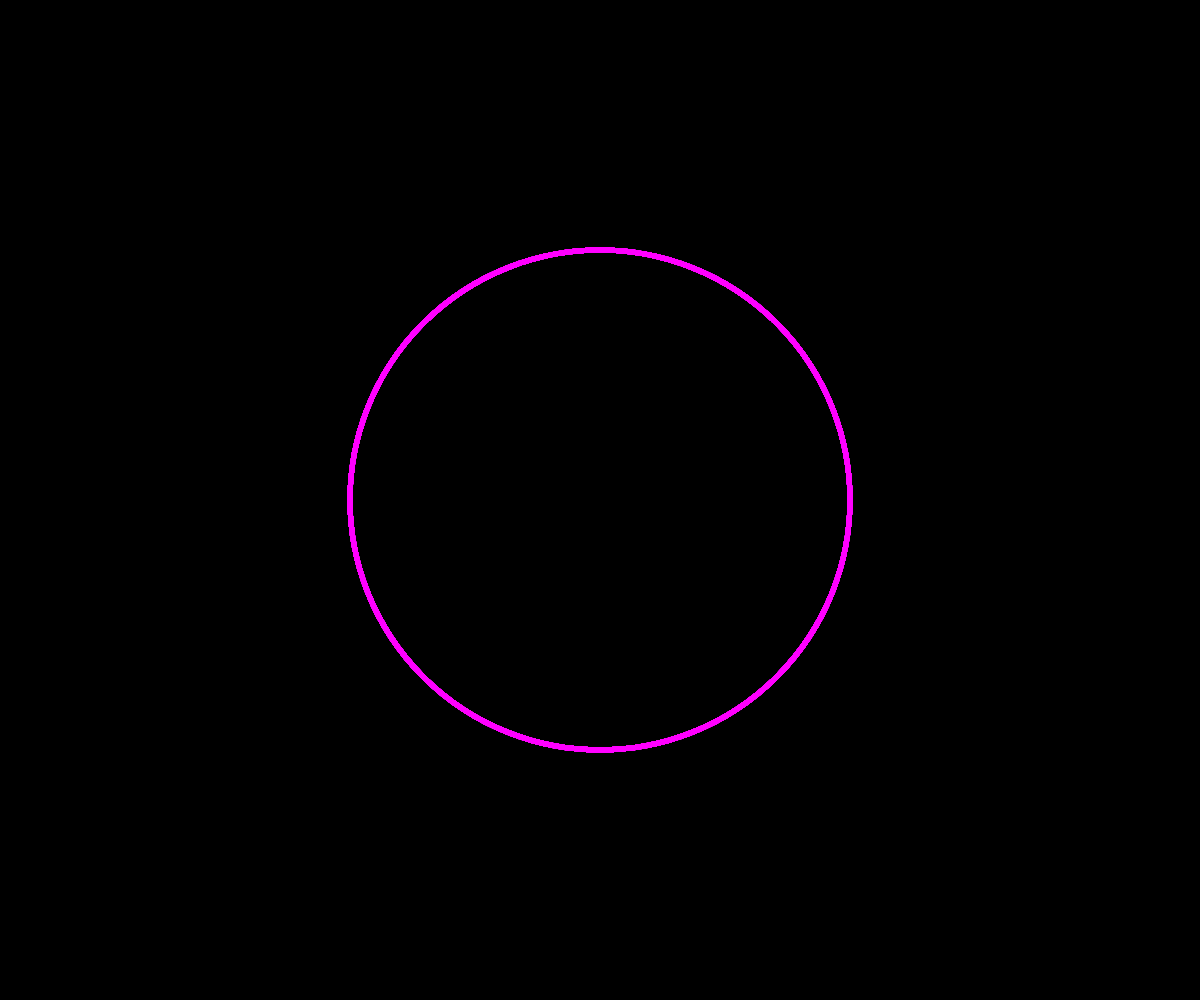
Frame 1 (no input)
Frame 60 (no input): identical to frame 1, image omitted
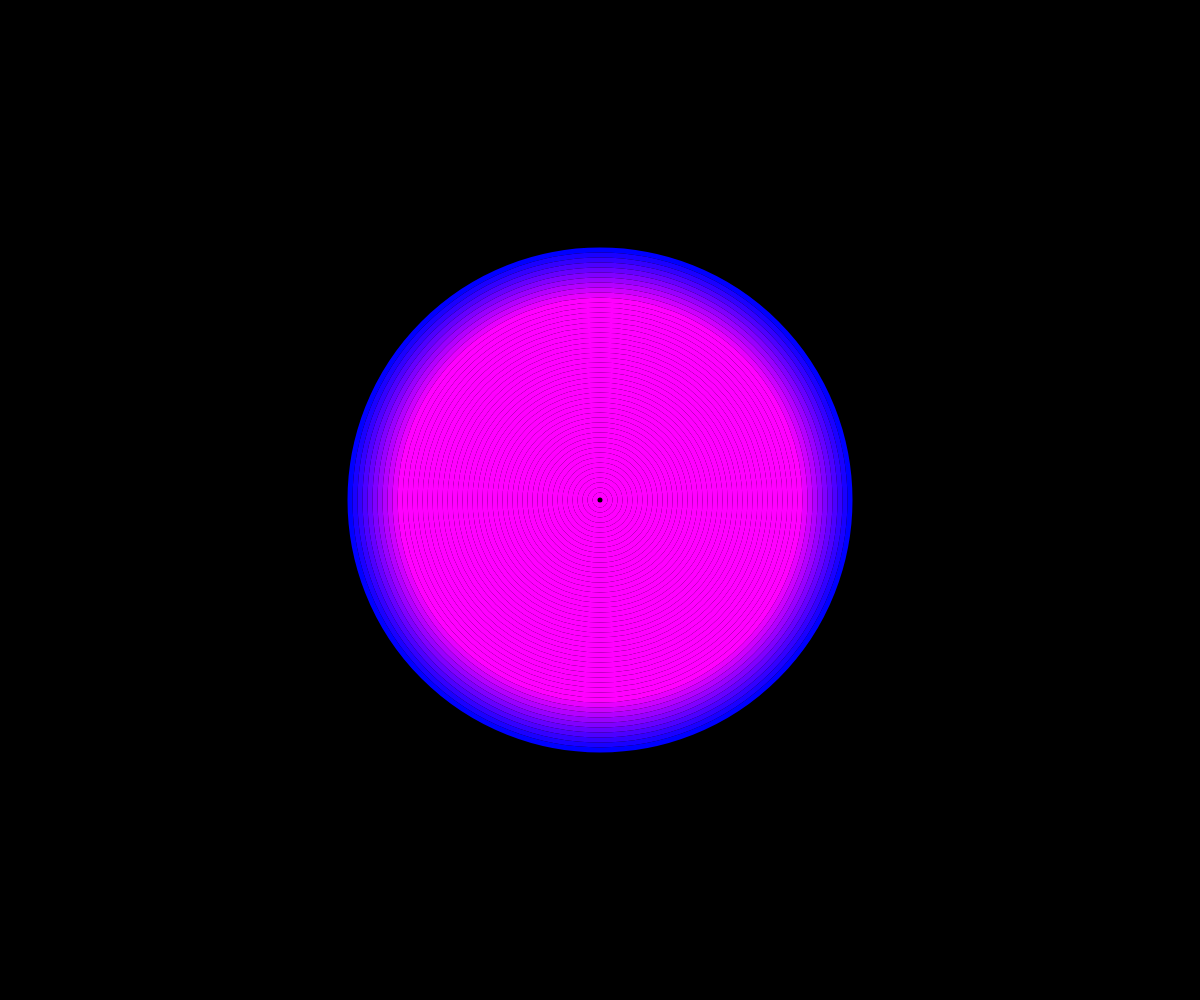
Frame 120 (the mouse pressed at the canvas centre since frame 60)

The p5.js sketch that drew these frames (run headless with seeded random() and noise() and a simulated clock; from frame 60 on, the mouse is pressed at the canvas centre):

// p5.js sketch
// ── sketch.js
function setup() {
	createCanvas(windowWidth, windowHeight);
	background(100);
}

function draw() {
	background(0)
	let r =100
	for(var i=0;i<50;i++){
		//print(i)
		noFill()
		strokeWeight(5)
		stroke(map(i,0,10,0,255),0,255)
		ellipse(width/2,height/2,500-i*map(mouseX,0,width,0,20))
	}
	
	// ellipse(mouseX-200, mouseY, r, r);
	// ellipse(mouseX-100, mouseY, r, r);
	// ellipse(mouseX, mouseY, r, r);
	// ellipse(mouseX+100, mouseY, r, r);
	// ellipse(mouseX+200, mouseY, r, r);
}
